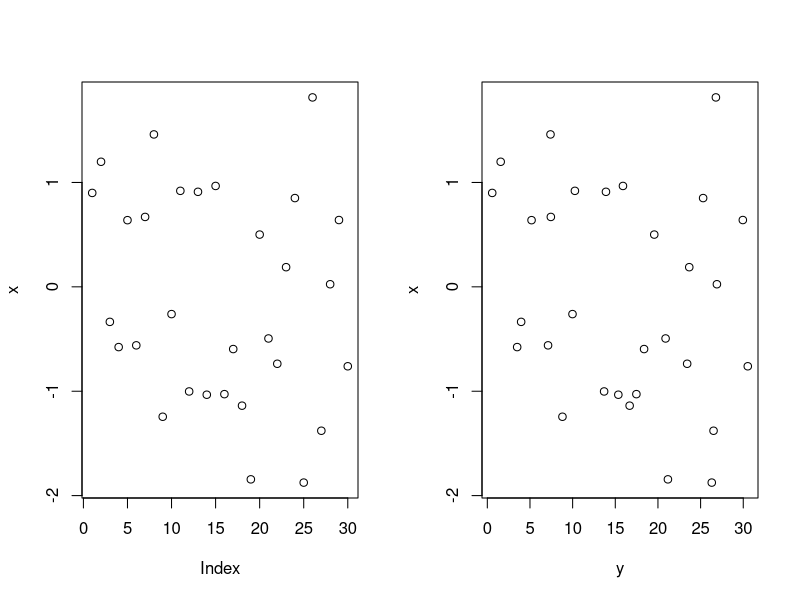
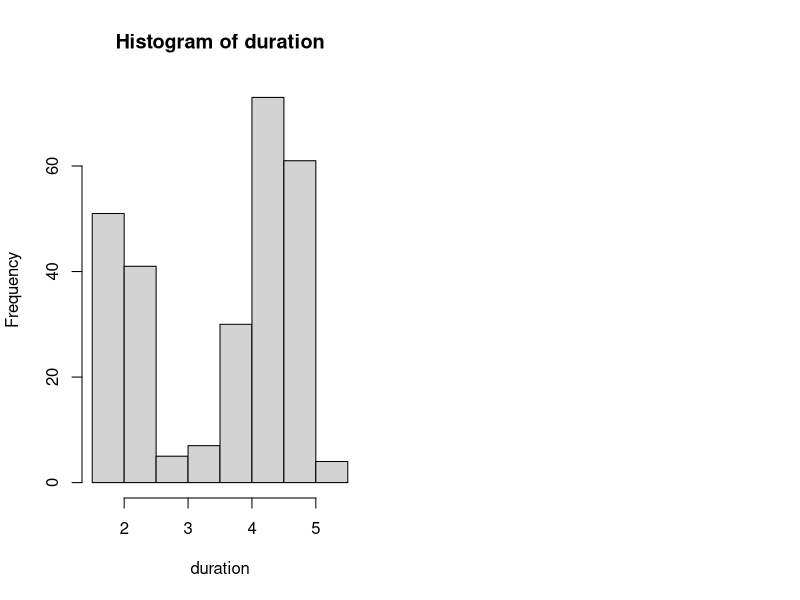

Source code (R) for these figures, in order:
## ---- chunk 1
knitr::opts_chunk$set(collapse = TRUE, comment = "#>")
## ---- chunk 2
a <- 'apple'
a
## ---- chunk 3
rm(list = ls())
a <- "apple"
b <- c(1,2,3)
c <- 1

ls()
rm(a)
ls()
rm(list = ls())
## ---- chunk 4
a <- c(TRUE, FALSE, TRUE)
print(a)
typeof(a)

a <- as.numeric(a)
print(a)
typeof(a)

a <- as.logical(a)
print(a)
typeof(a)

a <- as.character(a)
print(a)
typeof(a)

a <- as.factor(a)
print(a)
typeof(a)

## ---- chunk 5
c(2, 4, 6)              # Join elements into a vector 
2:6                     # An interger sequence
seq(2, 3, by=0.5)       # A complex sequence
rep(1:2, times=3)       # Repeat a vector
rep(1:2, each=3)        # Repeat elements of a vector
## ---- chunk 6
x <- c(3,2,6,1,6,2)
sort(x)
rev(x)
table(x)
unique(x)
## ---- chunk 7
x <- c(3,2,6,1,6,2)
x[4]
x[-4]
x[2:4]
x[-(2:4)]
x[c(1,5)]
## ---- chunk 8
x <- c(3,2,6,1,6,2)
x[x==6]
x[x<3]
x[x %in% c(2,6)]
## ---- chunk 9
# List 생성
l <- list(x = 1:5, y = c('a','b'))
l

# List subset
l[[2]]
l[1]
l$x
l['y']
## ---- chunk 10
# Data Frame 생성
df <- data.frame(x=1:3, y = c('a','b','c'))
df

# Understanding a data frame
# View(df)
head(df, 2)

nrow(df)
ncol(df)
dim(df)
## ---- chunk 11
A <- data.frame(x=1:3, y=c('a','b','c'))
B <- data.frame(y=11:13)
C <- data.frame(x=4:5, y=c('d','e'))

cbind(A, B)

rbind(A, C)
## ---- chunk 12
# paste
x = "Hello"
y = "World!"
z = "My name is DK"

paste(x, y)
paste(x, y, sep='')
paste(x, y, sep='-')

paste(z, collapse=' ')

# Find regular expression matches in x.
pattern = "DK"
replace = "Dookyung"

grep(pattern, z)

# replace matches in x with a string.
gsub(pattern, replace, z)

toupper(replace)
tolower(replace)
nchar(replace)

## ---- chunk 13
for (i in 1:4){
    j <- i + 10
    print(j)
}

## ---- chunk 14
while (i < 5){
    print(i)
    i <- i + 1
}

## ---- chunk 15
i = 5

if (i > 3){
    print('Yes')
} else {
    print('No')
}


## ---- chunk 16
square <- function(x){
    squared <- x * x
    return(squared)
}

square(5)
## ---- chunk 17
a <- c(1, 4, NA, 6)
is.na(a)
is.null(a)
## ---- chunk 18
library(tidyverse)
df <- tribble(
    ~kind, ~Random_Var, ~Density_Func, ~Cumulative_Dist, ~Quantile,
    "Normal", "rnorm", "dnorm", "pnorm", "qnorm",
    "Poisson", "rpois", "dpois", "ppois", "qpois",
    "Binomial", "rbinom", "dbinom", "pbinom", "qbinom",
    "Uniform", "runif", "dunif", "punif", "qunif"
    )

knitr::kable(df, caption="Distribution table")



## ---- chunk 19
x <- rnorm(30)
y <- rnorm(30) + 1:30

par(mfrow=c(1,2))
plot(x)
plot(y, x)
## ---- chunk 20
duration = faithful$eruptions 

hist(duration, right=FALSE)

